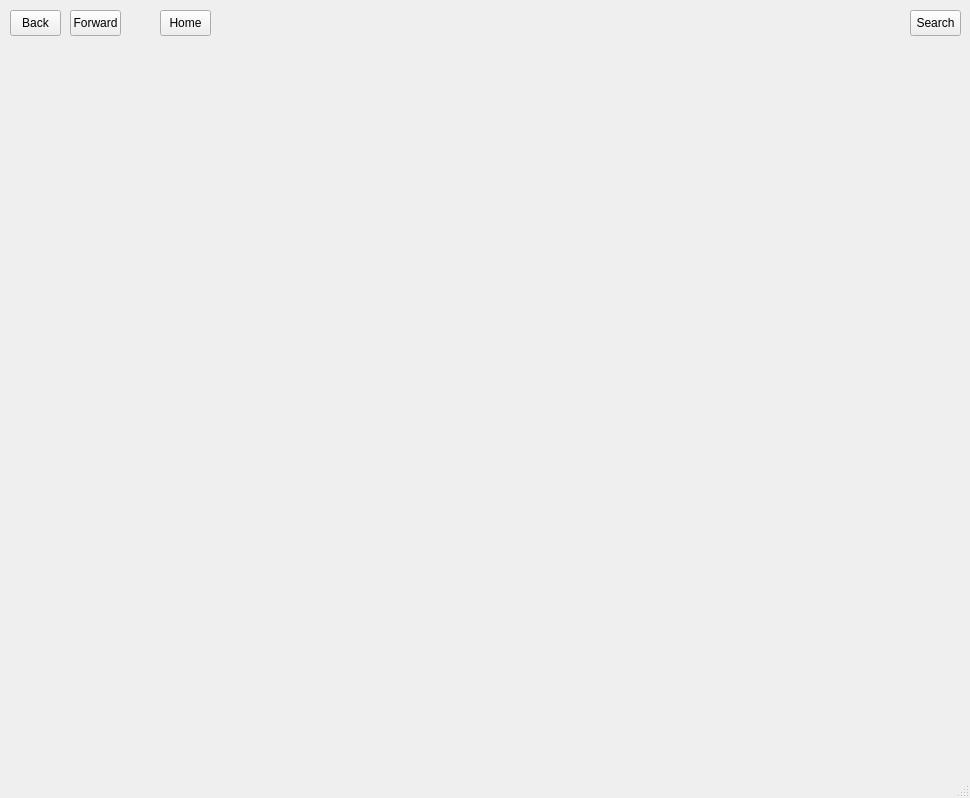
<ui version="4.0" >
 <class>HelpWidget</class>
 <widget class="QMainWindow" name="HelpWidget" >
  <property name="geometry" >
   <rect>
    <x>0</x>
    <y>0</y>
    <width>970</width>
    <height>798</height>
   </rect>
  </property>
  <property name="windowTitle" >
   <string>OpenFlipper Help</string>
  </property>
  <widget class="QWidget" name="centralwidget" >
   <widget class="QWidget" name="gridLayoutWidget" >
    <property name="geometry" >
     <rect>
      <x>9</x>
      <y>40</y>
      <width>951</width>
      <height>731</height>
     </rect>
    </property>
    <layout class="QGridLayout" name="gridLayout_" />
   </widget>
   <widget class="QToolButton" name="backButton_" >
    <property name="geometry" >
     <rect>
      <x>10</x>
      <y>10</y>
      <width>51</width>
      <height>26</height>
     </rect>
    </property>
    <property name="maximumSize" >
     <size>
      <width>16777215</width>
      <height>31</height>
     </size>
    </property>
    <property name="toolTip" >
     <string>Go one page back.</string>
    </property>
    <property name="whatsThis" >
     <string>Go one page back.</string>
    </property>
    <property name="text" >
     <string>Back</string>
    </property>
   </widget>
   <widget class="QToolButton" name="forwardButton_" >
    <property name="geometry" >
     <rect>
      <x>70</x>
      <y>10</y>
      <width>51</width>
      <height>26</height>
     </rect>
    </property>
    <property name="maximumSize" >
     <size>
      <width>16777215</width>
      <height>31</height>
     </size>
    </property>
    <property name="toolTip" >
     <string>Go one page forward.</string>
    </property>
    <property name="whatsThis" >
     <string>Go one page forward.</string>
    </property>
    <property name="text" >
     <string>Forward</string>
    </property>
   </widget>
   <widget class="QToolButton" name="homeButton_" >
    <property name="geometry" >
     <rect>
      <x>160</x>
      <y>10</y>
      <width>51</width>
      <height>26</height>
     </rect>
    </property>
    <property name="maximumSize" >
     <size>
      <width>16777215</width>
      <height>31</height>
     </size>
    </property>
    <property name="toolTip" >
     <string>Open home site.</string>
    </property>
    <property name="whatsThis" >
     <string>Open home site.</string>
    </property>
    <property name="text" >
     <string>Home</string>
    </property>
   </widget>
   <widget class="QToolButton" name="searchButton_" >
    <property name="geometry" >
     <rect>
      <x>910</x>
      <y>10</y>
      <width>51</width>
      <height>26</height>
     </rect>
    </property>
    <property name="maximumSize" >
     <size>
      <width>16777215</width>
      <height>31</height>
     </size>
    </property>
    <property name="toolTip" >
     <string>Search help for specified item.</string>
    </property>
    <property name="whatsThis" >
     <string>Search help for specified item.</string>
    </property>
    <property name="text" >
     <string>Search</string>
    </property>
   </widget>
  </widget>
  <widget class="QStatusBar" name="statusbar" />
 </widget>
 <resources/>
 <connections/>
</ui>
